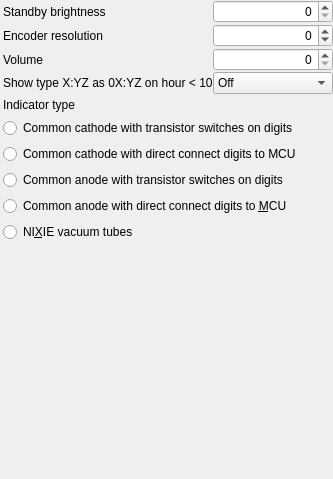
      <widget class="QWidget" name="tabOther">
       <attribute name="title">
        <string>Other</string>
       </attribute>
       <layout class="QVBoxLayout" name="verticalLayout_3">
        <property name="spacing">
         <number>1</number>
        </property>
        <property name="leftMargin">
         <number>0</number>
        </property>
        <property name="topMargin">
         <number>0</number>
        </property>
        <property name="rightMargin">
         <number>0</number>
        </property>
        <property name="bottomMargin">
         <number>0</number>
        </property>
        <item>
         <widget class="QWidget" name="wgtBrstby" native="true">
          <layout class="QHBoxLayout" name="horizontalLayout_22" stretch="1,0">
           <property name="spacing">
            <number>0</number>
           </property>
           <property name="leftMargin">
            <number>3</number>
           </property>
           <property name="topMargin">
            <number>0</number>
           </property>
           <property name="rightMargin">
            <number>0</number>
           </property>
           <property name="bottomMargin">
            <number>0</number>
           </property>
           <item>
            <widget class="QLabel" name="lblBrstby">
             <property name="text">
              <string>Standby brightness</string>
             </property>
            </widget>
           </item>
           <item>
            <widget class="QSpinBox" name="sbxBrstby">
             <property name="minimumSize">
              <size>
               <width>120</width>
               <height>0</height>
              </size>
             </property>
             <property name="alignment">
              <set>Qt::AlignRight|Qt::AlignTrailing|Qt::AlignVCenter</set>
             </property>
             <property name="maximum">
              <number>32</number>
             </property>
            </widget>
           </item>
          </layout>
         </widget>
        </item>
        <item>
         <widget class="QWidget" name="wgtEncres" native="true">
          <layout class="QHBoxLayout" name="horizontalLayout_25" stretch="1,0">
           <property name="spacing">
            <number>0</number>
           </property>
           <property name="leftMargin">
            <number>3</number>
           </property>
           <property name="topMargin">
            <number>0</number>
           </property>
           <property name="rightMargin">
            <number>0</number>
           </property>
           <property name="bottomMargin">
            <number>0</number>
           </property>
           <item>
            <widget class="QLabel" name="lblEncres">
             <property name="text">
              <string>Encoder resolution</string>
             </property>
            </widget>
           </item>
           <item>
            <widget class="QSpinBox" name="sbxEncres">
             <property name="minimumSize">
              <size>
               <width>120</width>
               <height>0</height>
              </size>
             </property>
             <property name="alignment">
              <set>Qt::AlignRight|Qt::AlignTrailing|Qt::AlignVCenter</set>
             </property>
             <property name="minimum">
              <number>-64</number>
             </property>
             <property name="maximum">
              <number>64</number>
             </property>
            </widget>
           </item>
          </layout>
         </widget>
        </item>
        <item>
         <widget class="QWidget" name="wgtVolume" native="true">
          <layout class="QHBoxLayout" name="horizontalLayout_2" stretch="1,0">
           <property name="spacing">
            <number>0</number>
           </property>
           <property name="leftMargin">
            <number>3</number>
           </property>
           <property name="topMargin">
            <number>0</number>
           </property>
           <property name="rightMargin">
            <number>0</number>
           </property>
           <property name="bottomMargin">
            <number>0</number>
           </property>
           <item>
            <widget class="QLabel" name="lblVolume">
             <property name="text">
              <string>Volume</string>
             </property>
            </widget>
           </item>
           <item>
            <widget class="QDoubleSpinBox" name="dsbVolume">
             <property name="minimumSize">
              <size>
               <width>120</width>
               <height>0</height>
              </size>
             </property>
             <property name="alignment">
              <set>Qt::AlignRight|Qt::AlignTrailing|Qt::AlignVCenter</set>
             </property>
             <property name="decimals">
              <number>0</number>
             </property>
             <property name="minimum">
              <double>0.000000000000000</double>
             </property>
             <property name="maximum">
              <double>16.000000000000000</double>
             </property>
            </widget>
           </item>
          </layout>
         </widget>
        </item>
        <item>
         <widget class="QWidget" name="wgtLoudness" native="true">
          <layout class="QHBoxLayout" name="horizontalLayout_17" stretch="1,0">
           <property name="spacing">
            <number>0</number>
           </property>
           <property name="leftMargin">
            <number>3</number>
           </property>
           <property name="topMargin">
            <number>0</number>
           </property>
           <property name="rightMargin">
            <number>0</number>
           </property>
           <property name="bottomMargin">
            <number>0</number>
           </property>
           <item>
            <widget class="QLabel" name="lblLoudness">
             <property name="text">
              <string>Show type X:YZ as 0X:YZ on hour &lt; 10</string>
             </property>
            </widget>
           </item>
           <item>
            <widget class="QComboBox" name="cbxLoudness">
             <property name="minimumSize">
              <size>
               <width>120</width>
               <height>0</height>
              </size>
             </property>
             <item>
              <property name="text">
               <string>Off</string>
              </property>
             </item>
             <item>
              <property name="text">
               <string>On</string>
              </property>
             </item>
            </widget>
           </item>
          </layout>
         </widget>
        </item>
        <item>
         <widget class="QWidget" name="wgtIndType" native="true">
          <layout class="QVBoxLayout" name="verticalLayout_5">
           <property name="spacing">
            <number>-1</number>
           </property>
           <property name="leftMargin">
            <number>3</number>
           </property>
           <property name="topMargin">
            <number>3</number>
           </property>
           <property name="rightMargin">
            <number>6</number>
           </property>
           <property name="bottomMargin">
            <number>6</number>
           </property>
           <item>
            <widget class="QLabel" name="lblIndType">
             <property name="text">
              <string>Indicator type</string>
             </property>
            </widget>
           </item>
           <item>
            <widget class="QRadioButton" name="rbIndTypeCCTR">
             <property name="text">
              <string>Common cathode with transistor switches on digits</string>
             </property>
            </widget>
           </item>
           <item>
            <widget class="QRadioButton" name="rbIndTypeCCNO">
             <property name="text">
              <string>Common cathode with direct connect digits to MCU</string>
             </property>
            </widget>
           </item>
           <item>
            <widget class="QRadioButton" name="rbIndTypeCATR">
             <property name="text">
              <string>Common anode with transistor switches on digits</string>
             </property>
            </widget>
           </item>
           <item>
            <widget class="QRadioButton" name="rbIndTypeCANO">
             <property name="text">
              <string>Common anode with direct connect digits to &amp;MCU</string>
             </property>
            </widget>
           </item>
           <item>
            <widget class="QRadioButton" name="rbIndTypeNIXIE">
             <property name="text">
              <string>NI&amp;XIE vacuum tubes</string>
             </property>
            </widget>
           </item>
          </layout>
         </widget>
        </item>
        <item>
         <spacer name="vspOther">
          <property name="orientation">
           <enum>Qt::Vertical</enum>
          </property>
          <property name="sizeHint" stdset="0">
           <size>
            <width>20</width>
            <height>231</height>
           </size>
          </property>
         </spacer>
        </item>
       </layout>
      </widget>
